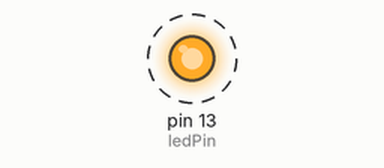
The sketch below on a simulated Arduino Uno, built with avr-gcc and run on an emulated ATmega328P. Shown: output pins drawn as LEDs (lit = HIGH). Dashed ring = blinking. What the sketch prints to the serial monitor is not drawn.

Above: at 0.2 s.
Timing chart, 0 to 3.0 s (numbered marks = the images above):
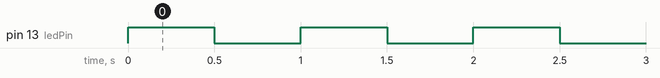

The sketch:

uart.ino
```cpp
// Definir el número de pin que se utilizará para el LED de prueba (por ejemplo, 13)
const int ledPin = 13;

// Configurar la velocidad de la comunicación UART (9600 baudios)
const long baudRate = 9600;

unsigned long previousTime5s = 0;
unsigned long previousTime7s = 0;
unsigned long interval5s = 5000; // 5 segundos en milisegundos
unsigned long interval7s = 7000; // 7 segundos en milisegundos

void setup() {
  // Inicializar el pin del LED como una salida
  pinMode(ledPin, OUTPUT);

  // Inicializar la comunicación serial a 9600 baudios
  Serial.begin(baudRate);
}

void loop() {
  // Hacer oscilar el LED de prueba a 1 Hz (0.5 segundos encendido, 0.5 segundos apagado)
  digitalWrite(ledPin, HIGH);
  delay(500);
  digitalWrite(ledPin, LOW);
  delay(500);

  // Verificar si ha pasado el tiempo para enviar el mensaje "paso cada 5 segundos"
  unsigned long currentTime = millis();
  if (currentTime - previousTime5s >= interval5s) {
    // Enviar el mensaje a través de la comunicación UART
    Serial.println("paso cada 5 segundos");
    previousTime5s = currentTime;
  }

  // Verificar si ha pasado el tiempo para enviar el mensaje "paso cada 7 segundos"
  if (currentTime - previousTime7s >= interval7s) {
    // Enviar el mensaje a través de la comunicación UART
    Serial.println("paso cada 7 segundos");
    previousTime7s = currentTime;
  }
}
```

Measured:
- by itself, pin 13 (ledPin): alternates HIGH for 0.50 s and LOW for 0.50 s
